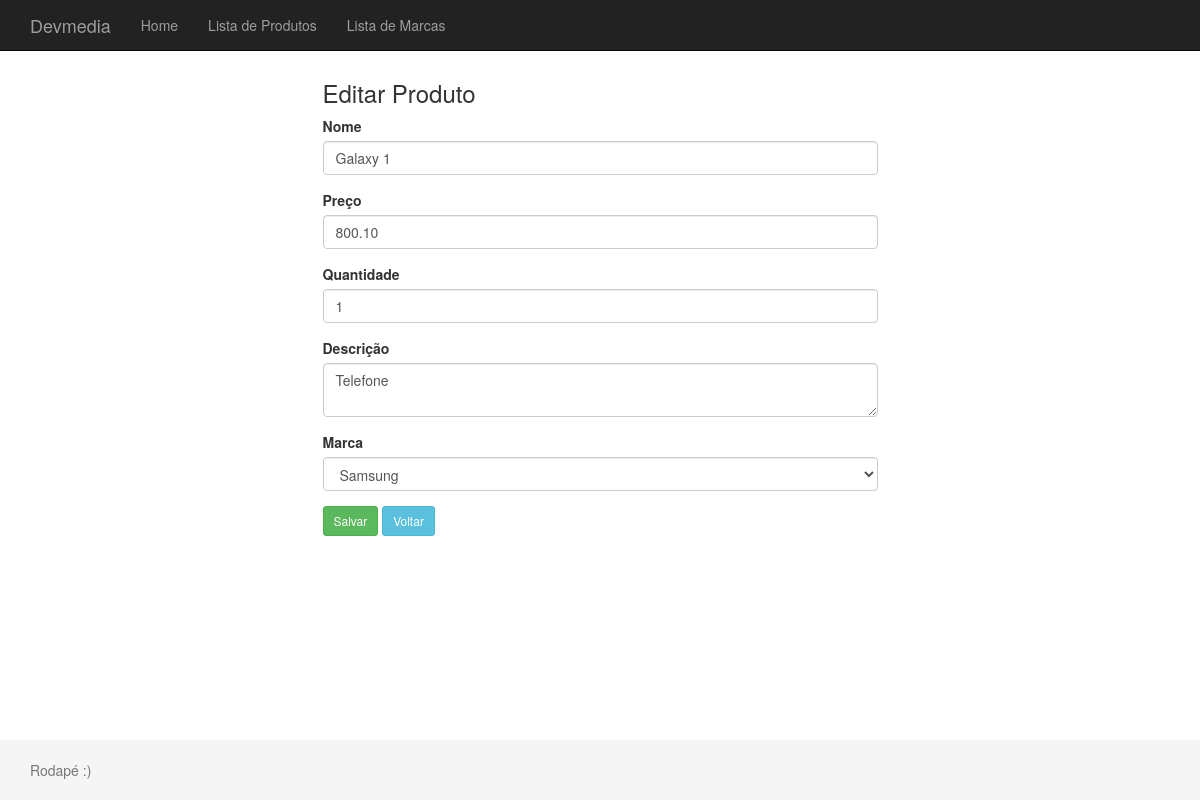
/produto/edicao/1, run on the app's committed database.
### tables this page shows
CREATE TABLE produto
(
    id INT PRIMARY KEY AUTO_INCREMENT,
    marca_id INT NOT NULL,
    nome VARCHAR(200) NOT NULL,
    preco DOUBLE(10,2) NOT NULL,
    quantidade INT NOT NULL,
    descricao TEXT,
    dataCadastro DATETIME DEFAULT NOW()
);

### App/Controllers/Controller.php (called while the page is built, shortened)
<?php
abstract class Controller
{
    private $viewVar;
    public function render($view)
    {
        $viewVar   = $this->getViewVar();
        require_once PATH . '/App/Views/layouts/header.php';
        require_once PATH . '/App/Views/layouts/menu.php';
        require_once PATH . '/App/Views/' . $view . '.php';
        require_once PATH . '/App/Views/layouts/footer.php';
    }
    public function getViewVar()
    {
        return $this->viewVar;
    }
    public function setViewParam($varName, $varValue)
    {
        if ($varName != "" && $varValue != "") {
            $this->viewVar[$varName] = $varValue;
        }
    }
}

### App/Controllers/ProdutoController.php (called while the page is built, shortened)
<?php
class ProdutoController extends Controller
{
    public function edicao($params)
    {
        $id = $params[0];
        $produtoDAO = new ProdutoDAO();
        $produto = $produtoDAO->getById($id);
        $marcaDAO = new MarcaDAO();
        self::setViewParam('listaMarcas',$marcaDAO->listar());
        $this->render('/produto/editar');
    }
}

### index.php (called while the page is built, shortened)
<?php
try {
    $app = new App();
    $app->run();
}catch (\Exception $e){
    $oError = new Erro($e);
    $oError->render();
}

### App/Models/Entidades/Produto.php (called while the page is built, shortened)
<?php
class Produto
{
    private $nome;
    private $preco;
    private $quantidade;
    private $descricao;
    private $marca;
    public function __construct()
    {
        $this->marca = new Marca();
    }
    public function getNome()
    {
        return $this->nome;
    }
    public function setNome($nome)
    {
        $this->nome = $nome;
    }
    public function getPreco()
    {
        return $this->preco;
    }
    public function setPreco($preco)
    {
        $this->preco = $preco;
    }
    public function getQuantidade()
    {
        return $this->quantidade;
    }
    public function setQuantidade($quantidade)
    {
        $this->quantidade = $quantidade;
    }
    public function getDescricao()
    {
        return $this->descricao;
    }
    public function setDescricao($descricao)
    {
        $this->descricao = $descricao;
    }
    public function getMarca()
    {
        return $this->marca;
    }
}

### App/Models/DAO/BaseDAO.php (called while the page is built, shortened)
<?php
abstract class BaseDAO
{
    private $conexao;
    public function __construct()
    {
        $this->conexao = Conexao::getConnection();
    }
    public function select($sql)
    {
        if(!empty($sql))
        {
            return $this->conexao->query($sql);
        }
    }
}

### App/Lib/Conexao.php (called while the page is built, shortened)
<?php
class Conexao
{
    public static function getConnection() {
        $pdoConfig  = DB_DRIVER . ":". "host=" . DB_HOST . ";";
        $pdoConfig .= "dbname=".DB_NAME.";";
        try {
            if(!isset($connection)){
                $connection =  new PDO($pdoConfig, DB_USER, DB_PASSWORD);
                $connection->setAttribute(PDO::ATTR_ERRMODE, PDO::ERRMODE_EXCEPTION);
            }
            return $connection;
        } catch (PDOException $e) {
            throw new Exception("Erro de conexão com o banco de dados",500);
        }
    }
}

### App/Models/DAO/ProdutoDAO.php (called while the page is built, shortened)
<?php
class ProdutoDAO extends BaseDAO
{
    public  function getById($id)
    {
        $resultado = $this->select(
            "SELECT p.id as idProduto,
                    m.id as idMarca,
                    p.nome as nomeProduto,
                    p.preco,
                    p.quantidade,
                    p.descricao,
                    m.nome as nomeMarca
             FROM produto as p
             INNER JOIN marca as m ON p.marca_id = m.id
             WHERE p.id = $id"
        );
        $dataSetProdutos = $resultado->fetch();
        if($dataSetProdutos) {
            $Produto = new Produto();
            $Produto->setId($dataSetProdutos['idProduto']);
            $Produto->setNome($dataSetProdutos['nomeProduto']);
            $Produto->setPreco($dataSetProdutos['preco']);
            $Produto->setQuantidade($dataSetProdutos['quantidade']);
            $Produto->setDescricao($dataSetProdutos['descricao']);
            $Produto->getMarca()->setNome($dataSetProdutos['nomeMarca']);
            $Produto->getMarca()->setId($dataSetProdutos['idMarca']);
            return $Produto;
        }
        return false;
    }
}

### App/Models/DAO/MarcaDAO.php (called while the page is built, shortened)
<?php
class MarcaDAO extends BaseDAO
{
    public  function listar()
    {
        $resultado = $this->select(
            'SELECT id, nome FROM marca'
        );
        return $resultado->fetchAll(\PDO::FETCH_CLASS, Marca::class);
    }
}

### App/Models/Entidades/Marca.php (called while the page is built, shortened)
<?php
class Marca
{
    private $id;
    private $nome;
    public function getId()
    {
        return $this->id;
    }
    public function setId($id)
    {
        $this->id = $id;
    }
    public function getNome()
    {
        return $this->nome;
    }
    public function setNome($nome)
    {
        $this->nome = $nome;
    }
}

### App/Views/produto/editar.php (the view, shortened to what this page needs)
<div class="container">
    <div class="row">
        <div class="col-md-3"></div>
        <div class="col-md-6">
            <h3>Editar Produto</h3>
            <form action="http://<?php echo APP_HOST; ?>/produto/atualizar" method="post" id="form_cadastro">
                <div class="form-group">
                    <label for="nome">Nome</label>
                    <input type="text"  class="form-control" name="nome" id="nome" placeholder="" value="<?php echo $viewVar['produto']->getNome(); ?>" required>
                </div>
                <div class="form-group">
                    <label for="preco">Preço</label>
                    <input type="text"  class="form-control"  name="preco" id="preco" placeholder="" value="<?php echo $viewVar['produto']->getPreco(); ?>" required>
                </div>
                <div class="form-group">
                    <label for="quantidade">Quantidade</label>
                    <input type="number"  class="form-control"  name="quantidade" id="quantidade" placeholder="" value="<?php echo $viewVar['produto']->getQuantidade(); ?>" required>
                </div>
                <div class="form-group">
                    <label for="quantidade">Descrição</label>
                    <textarea class="form-control" name="descricao" placeholder="Descrição do produto" required><?php echo $viewVar['produto']->getDescricao(); ?></textarea>
                </div>
                <div class="form-group">
                    <label for="descricao">Marca</label>
                    <select class="form-control" name="marca_id"  required>
                        <?php foreach($viewVar['listaMarcas'] as $Marca): ?>
                            <option value="<?php echo $Marca->getId(); ?>" <?php echo ( $viewVar['produto']->getMarca()->getId() == $Marca->getId())? "selected" : ""; ?>><?php echo $Marca->getNome(); ?></option>
                        <?php endforeach; ?>
                    </select>
                </div>
                <button type="submit" class="btn btn-success btn-sm">Salvar</button>
                <a href="http://<?php echo APP_HOST; ?>/produto" class="btn btn-info btn-sm">Voltar</a>
            </form>
        </div>
        <div class=" col-md-3"></div>
    </div>
</div>

### public/css/main.css (style rules this page uses)
html { position: relative; min-height: 100%; }
body { margin-bottom: 60px; }
body > .container { padding: 60px 15px 0; }

### data on the page
produto: nome "Galaxy 1", preco "800.10", quantidade "1", descricao "Telefone"

### other printed values
form field marca_id "Samsung"
